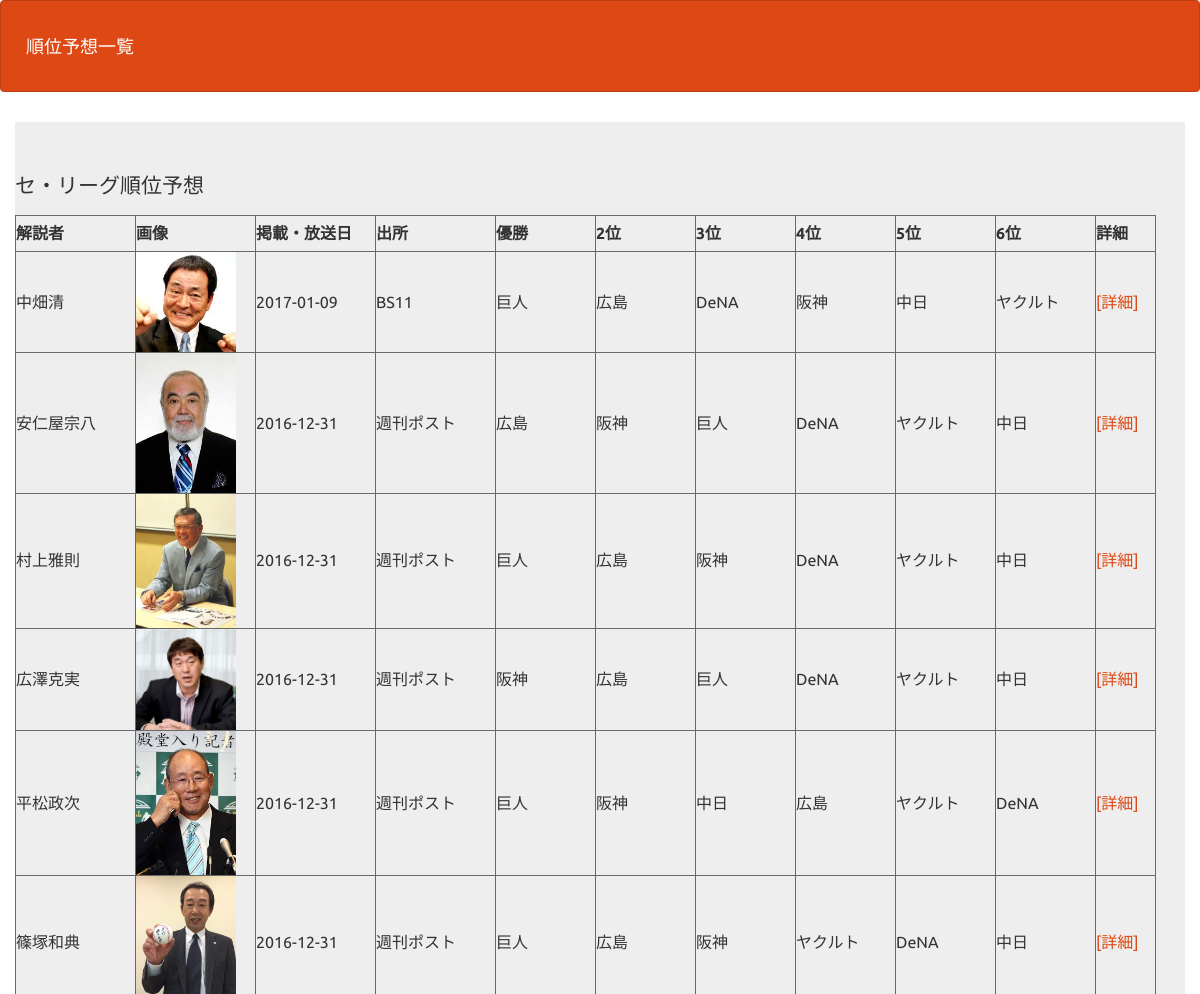
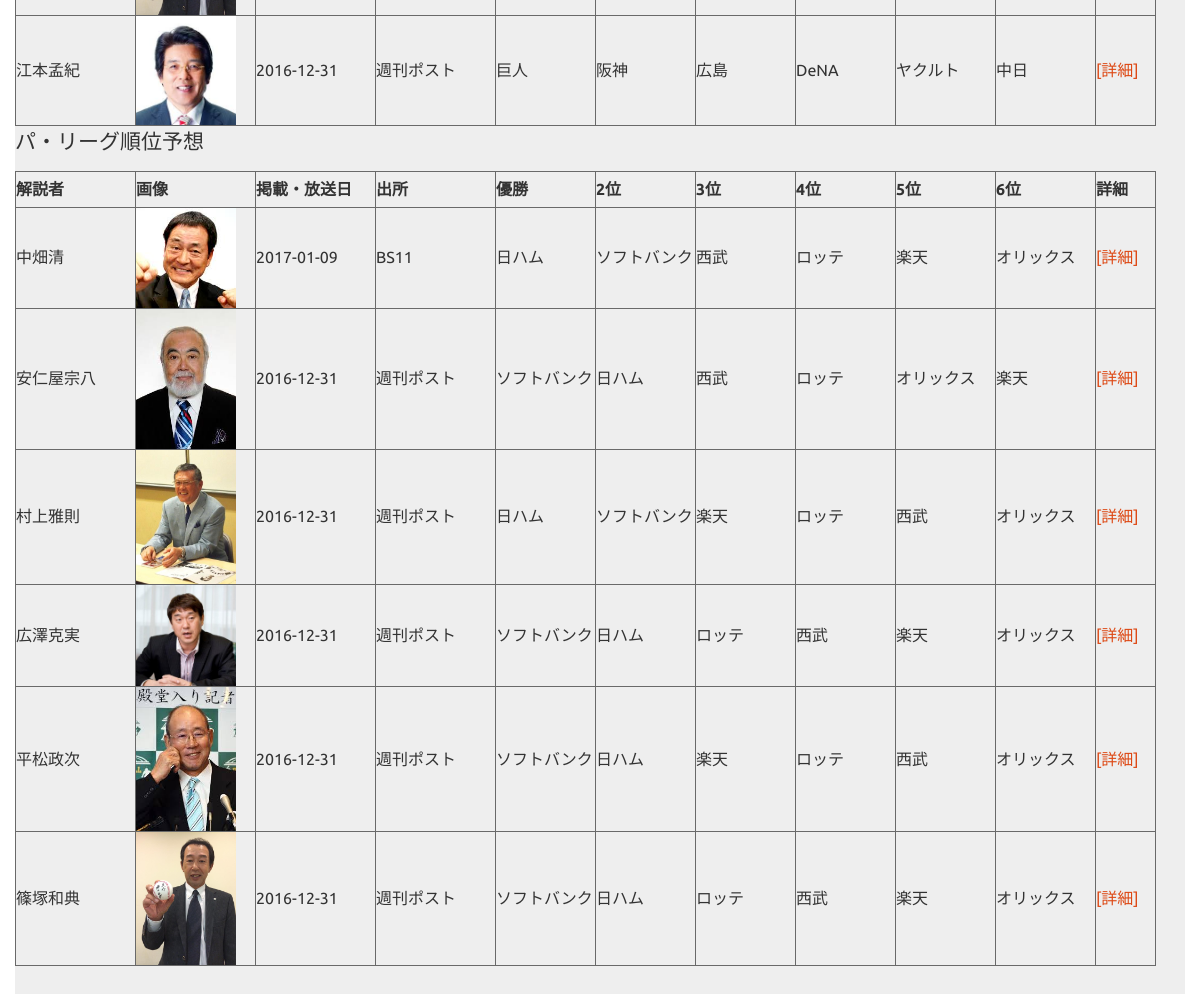
The app's page /select_1.php with its own data (2 pictures, top to bottom).
### tables this page shows
CREATE TABLE IF NOT EXISTS `central_league` (
`id` int(12) NOT NULL,
  `commentator` varchar(64) NOT NULL,
  `image` varchar(128) DEFAULT NULL,
  `indate` date NOT NULL,
  `source` varchar(64) NOT NULL,
  `first` varchar(12) NOT NULL,
  `second` varchar(12) NOT NULL,
  `third` varchar(12) NOT NULL,
  `fourth` varchar(12) NOT NULL,
  `fifth` varchar(12) NOT NULL,
  `sixth` varchar(12) NOT NULL,
  `remarks` text NOT NULL
);

CREATE TABLE IF NOT EXISTS `pacific_league` (
`id` int(12) NOT NULL,
  `commentator` varchar(64) NOT NULL,
  `image` varchar(128) DEFAULT NULL,
  `indate` date NOT NULL,
  `source` varchar(64) NOT NULL,
  `first` varchar(12) NOT NULL,
  `second` varchar(12) NOT NULL,
  `third` varchar(12) NOT NULL,
  `fourth` varchar(12) NOT NULL,
  `fifth` varchar(12) NOT NULL,
  `sixth` varchar(12) NOT NULL,
  `remarks` text NOT NULL
);

### select_1.php (the view, shortened to what this page needs)
<?php
$pdo = db_con();
$stmt1 = $pdo->prepare("SELECT * FROM central_league");
$status1 = $stmt1->execute();
$stmt2 = $pdo->prepare("SELECT * FROM pacific_league");
$status2 = $stmt2->execute();
$view1 = "";
if($status1==false){
    queryError($stmt1);
} else {
    while($result = $stmt1->fetch(PDO::FETCH_ASSOC)){
        $view1.='<tr>';
        $view1.='<td>';
        $view1.=$result["commentator"];
        $view1.='</td>';
        $view1.='<td>';
        $view1.= '<img width="100" src="upload/'.$result["image"].'">';
        $view1.='</td>';
        $view1.='<td>';
        $view1.=$result["indate"];
        $view1.='</td>';
        $view1.='<td>';
        $view1.=$result["source"];
        $view1.='</td>';
        $view1.='<td>';
        $view1.=$result["first"];
        $view1.='</td>';
        $view1.='<td>';
        $view1.=$result["second"];
        $view1.='</td>';
        $view1.='<td>';
        $view1.=$result["third"];
        $view1.='</td>';
        $view1.='<td>';
        $view1.=$result["fourth"];
        $view1.='</td>';
        $view1.='<td>';
        $view1.=$result["fifth"];
        $view1.='</td>';
        $view1.='<td>';
        $view1.=$result["sixth"];
        $view1.='</td>';
        $view1.='<td>';
        $view1.='<a href="detail_1.php?id='.$result["id"].'&league=central">';
        $view1.='[詳細]';
        $view1.='</a>';
        $view1.='</td>';
        $view1.='</tr>';
    }
}
$view2 = "";
if($status2==false){
    queryError($stmt2);
} else {
    while($result = $stmt2->fetch(PDO::FETCH_ASSOC)){
        $view2.='<tr>';
        $view2.='<td>';
        $view2.=$result["commentator"];
        $view2.='</td>';
        $view2.='<td>';
        $view2.= '<img width="100" src="upload/'.$result["image"].'">';
        $view2.='</td>';
        $view2.='<td>';
        $view2.=$result["indate"];
        $view2.='</td>';
        $view2.='<td>';
        $view2.=$result["source"];
        $view2.='</td>';
        $view2.='<td>';
        $view2.=$result["first"];
        $view2.='</td>';
        $view2.='<td>';
        $view2.=$result["second"];
        $view2.='</td>';
        $view2.='<td>';
        $view2.=$result["third"];
        $view2.='</td>';
        $view2.='<td>';
        $view2.=$result["fourth"];
        $view2.='</td>';
        $view2.='<td>';
        $view2.=$result["fifth"];
        $view2.='</td>';
        $view2.='<td>';
        $view2.=$result["sixth"];
        $view2.='</td>';
        $view2.='<td>';
        $view2.='<a href="detail_1.php?id='.$result["id"].'&league=pacific">';
        $view2.='[詳細]';
        $view2.='</a>';
        $view2.='</td>';
        $view2.='</tr>';
    }
}
?>
<!DOCTYPE html>
<html lang="ja">
<head>
<link rel="stylesheet" href="css/range.css">
<link href="css/style.css" rel="stylesheet">
<link href="css/bootstrap.min.css" rel="stylesheet">
</head>
<body id="main">
<header>
  <nav class="navbar navbar-default">
    <div class="container-fluid">
      <div class="navbar-header">
      <a class="navbar-brand" href="select_1.php">順位予想一覧</a>
      </div>
    </div>
  </nav>
</header>
<div>
    <div class="container jumbotron">
        <p>セ・リーグ順位予想</p>
        <table>
        <thead>
        <tr>
            <th width="120px">解説者</th>
            <th width="120px">画像</th>
            <th width="120px">掲載・放送日</th>
            <th width="120px">出所</th>
            <th width="100px">優勝</th>
            <th width="100px">2位</th>
            <th width="100px">3位</th>
            <th width="100px">4位</th>
            <th width="100px">5位</th>
            <th width="100px">6位</th>
            <th width="60px">詳細</th>
        </tr>
        </thead>
        <tbody>
        <?= $view1 ?>
        </tbody>
        </table>
        <p>パ・リーグ順位予想</p>
        <table>
        <thead>
        <tr>
            <th width="120px">解説者</th>
            <th width="120px">画像</th>
            <th width="120px">掲載・放送日</th>
            <th width="120px">出所</th>
            <th width="100px">優勝</th>
            <th width="100px">2位</th>
            <th width="100px">3位</th>
            <th width="100px">4位</th>
            <th width="100px">5位</th>
            <th width="100px">6位</th>
            <th width="60px">詳細</th>
        </tr>
        </thead>
        <tbody>
        <?= $view2 ?>
        </tbody>
        </table>
    </div>
</div>
</body>
</html>

### css/style.css (style rules this page uses)
.container p { font-size: 40px; }
.container table { border: thin solid #696969; }
.container table th { border-right: thin solid #696969; height: 36px; }
.container table td { border-right: thin solid #696969; border-top: thin solid #696969; height: 36px; }

### select_1.php (style rules this page uses)
div { padding: 10px;font-size:16px; }

### records on screen
central_league: value "中畑清 2017-01-09 BS11 巨人 広島 DeNA 阪神 中日 ヤクルト [詳細]", image (picture)
central_league: value "安仁屋宗八 2016-12-31 週刊ポスト 広島 阪神 巨人 DeNA ヤクルト 中日 [詳細]", image (picture)
central_league: value "村上雅則 2016-12-31 週刊ポスト 巨人 広島 阪神 DeNA ヤクルト 中日 [詳細]", image (picture)
central_league: value "広澤克実 2016-12-31 週刊ポスト 阪神 広島 巨人 DeNA ヤクルト 中日 [詳細]", image (picture)
central_league: value "平松政次 2016-12-31 週刊ポスト 巨人 阪神 中日 広島 ヤクルト DeNA [詳細]", image (picture)
central_league: value "篠塚和典 2016-12-31 週刊ポスト 巨人 広島 阪神 ヤクルト DeNA 中日 [詳細]", image (picture)
central_league: value "江本孟紀 2016-12-31 週刊ポスト 巨人 阪神 広島 DeNA ヤクルト 中日 [詳細]", image (picture)
pacific_league: value "中畑清 2017-01-09 BS11 日ハム ソフトバンク 西武 ロッテ 楽天 オリックス [詳細]", image (picture)
pacific_league: value "安仁屋宗八 2016-12-31 週刊ポスト ソフトバンク 日ハム 西武 ロッテ オリックス 楽天 [詳細]", image (picture)
pacific_league: value "村上雅則 2016-12-31 週刊ポスト 日ハム ソフトバンク 楽天 ロッテ 西武 オリックス [詳細]", image (picture)
pacific_league: value "広澤克実 2016-12-31 週刊ポスト ソフトバンク 日ハム ロッテ 西武 楽天 オリックス [詳細]", image (picture)
pacific_league: value "平松政次 2016-12-31 週刊ポスト ソフトバンク 日ハム 楽天 ロッテ 西武 オリックス [詳細]", image (picture)
pacific_league: value "篠塚和典 2016-12-31 週刊ポスト ソフトバンク 日ハム ロッテ 西武 楽天 オリックス [詳細]", image (picture)
